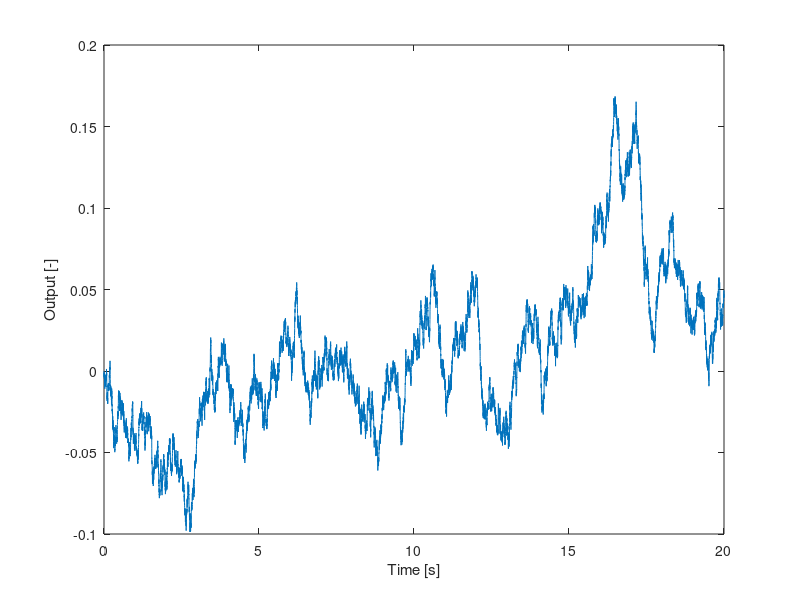

This chart was generated by the following MATLAB code: (Note: this script raises an error after producing the figure.)
%% Zad1

clear all
close all
load('data_01.mat')

fs=1000;

figure
plot(linspace(0,length(x)/fs,length(x)),x)
xlabel('Time [s]')
ylabel('Output [-]')

ftspec = @(w, k, T) ((k^2)./(1+(T^2)*(w.^2)));

Hpsd = psd(spectrum.yulear, x, 'Fs', 1000);
freq = Hpsd.Frequencies;
cspec = Hpsd.Data;

k = sqrt(cspec(1));
T = fminsearch(@(T) (sum(abs(ftspec(freq*2*pi, k, T) - cspec))), 0);

figure
plot(freq,10*log10(ftspec(freq*2*pi,k,T)), ...
     freq,10*log10(cspec))
 
xlabel('Frequency [Hz]')
ylabel('Power ratio [dB]')
legend('Approximate [yulear]','Estimate [yulear]')

%% Zad2

clear all
close all
load('data_02.mat')

fs = 1000;

figure
plot(linspace(0,length(x)/fs,length(x)),x)
xlabel('Time [s]')
ylabel('Output [-]')

ftspec = @(w, k, xi, w0) ((k^2)./((w.^2-w0^2).^2+4*(xi^2)*(w0^2).*(w.^2)));

Hpsd = psd(spectrum.yulear, x, 'Fs', 1000);
freq = Hpsd.Frequencies;
cspec = Hpsd.Data;

C = fminsearch(@(C) (sum(abs(ftspec(freq*2*pi, C(1), C(2), C(3)) - cspec))), ...
    [1.4, 0.0484, 246*2*pi]);

figure
plot(freq,10*log10(ftspec(freq*2*pi, C(1), C(2), C(3))), ...
     freq,10*log10(cspec))

xlabel('Frequency [Hz]')
ylabel('Power ratio [dB]')
legend('Approximate [yulear]','Estimate [yulear]')
